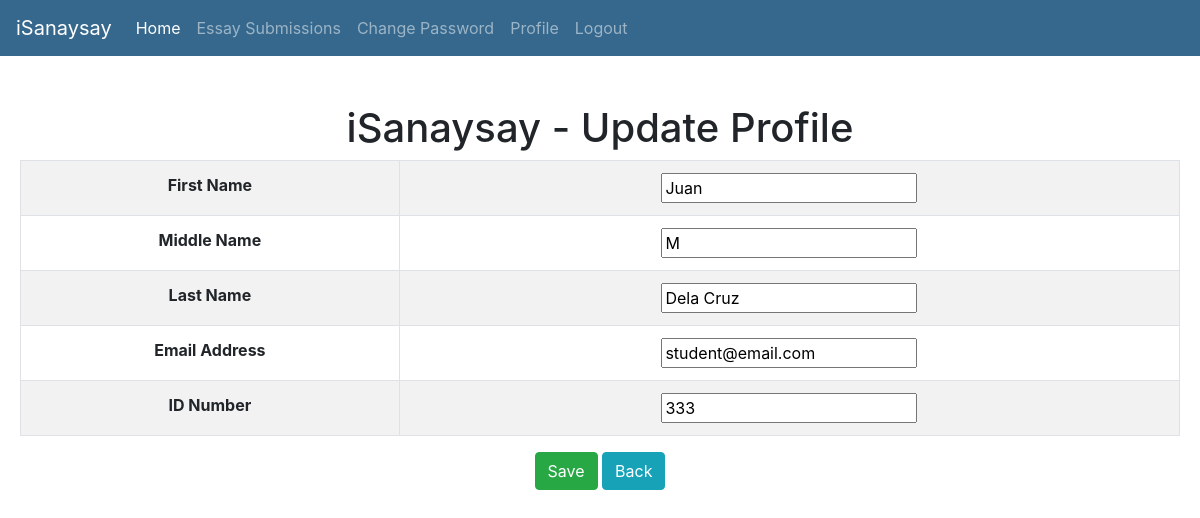
/isanaysay/update_profile/3 (signed in), run on an earlier commit of the app's database.
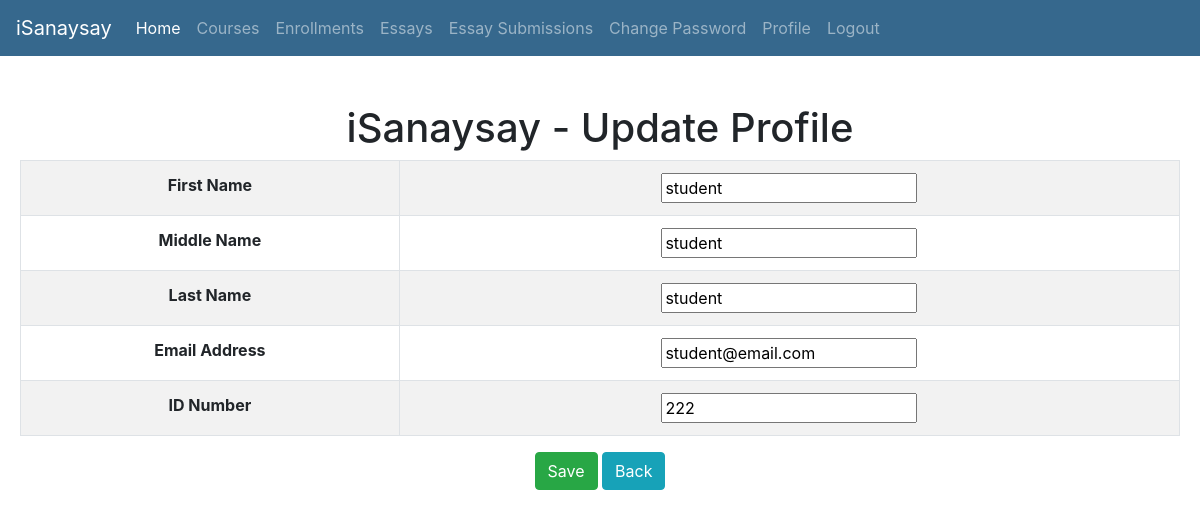
And on a later commit of the database.
### users/models.py (models this page shows)
class CustomUser(AbstractUser):
    pass
    isStudent_Choices = (
        ('S', 'Student'),
        ('T', 'Teacher'),
    )
    first_name = models.CharField(verbose_name="First Name", max_length=100, default="")
    middle_name = models.CharField(verbose_name="Middle Name", max_length=100, default="")
    last_name = models.CharField(verbose_name="Last Name", max_length=100, default="")
    email_address = models.CharField(verbose_name="Email Address", max_length=100, default="some@email.com")
    id_number = models.CharField(verbose_name="ID Number", max_length=50, default="")
    isStudent = models.CharField(max_length=1,choices=isStudent_Choices, default='S', verbose_name="Student or Teacher")
    def __str__(self):
        return self.first_name + " " + self.middle_name + " " + self.last_name

### users/views.py (the view)
# urls.py: url(r'^update_profile/(?P<user_id>\d+)$', update_profile, name='update-profile'),
def update_profile(request, user_id):
    template = "update_profile.html"
    user = CustomUser.objects.get(id=int(user_id))
    print(user)
    if request.method == "POST":
        form = CustomUserChangeForm(request.POST, instance=user)
        print(form.is_valid())
        if form.is_valid():
            form.save()
            context = {
                'update_profile_form': CustomUserChangeForm(instance=user),
            }
    else:
        context = {
            'update_profile_form': CustomUserChangeForm(instance=user),
        }
    return render(request, template, context)

### users/forms.py
class CustomUserChangeForm(UserChangeForm):
    class Meta:
        model = CustomUser
        fields = ('email', 'first_name', 'middle_name', 'last_name', 'id_number')

### templates/update_profile.html (shortened to what this page needs)
{% extends 'base.html' %}
{% block content %}
	<div id="parent"><div id="child"><br/><br/>
		<h1>iSanaysay - Update Profile</h1>
		<form role="form" action="" method="POST">
			<table class="table table-bordered table-striped">
				<tbody>
					<tr>
						<th>First Name</th>
						<th>{{ update_profile_form.first_name }}</th>
					</tr>
					<tr>
						<th>Middle Name</th>
						<th>{{ update_profile_form.middle_name }}</th>
					</tr>
					<tr>
						<th>Last Name</th>
						<th>{{ update_profile_form.last_name }}</th>
					</tr>
					<tr>
						<th>Email Address</th>
						<th>{{ update_profile_form.email }}</th>
					</tr>
					<tr>
						<th>ID Number</th>
						<th>{{ update_profile_form.id_number }}</th>
					</tr>
				</tbody>
			</table>
			<button type="submit" class="btn btn-success">Save</button>
			<a href="{% url 'home' %}" class="btn btn-info">Back</a>
		</form>
	</div></div>
{% endblock %}

What changed in the data, as far as the page shows it:
changed CustomUser "student@email.com": first_name "Juan" → "student"; middle_name "M" → "student"; last_name "Dela Cruz" → "student"; id_number "333" → "222"
Also different on the page:
text now shown: "Courses Enrollments Essays"
